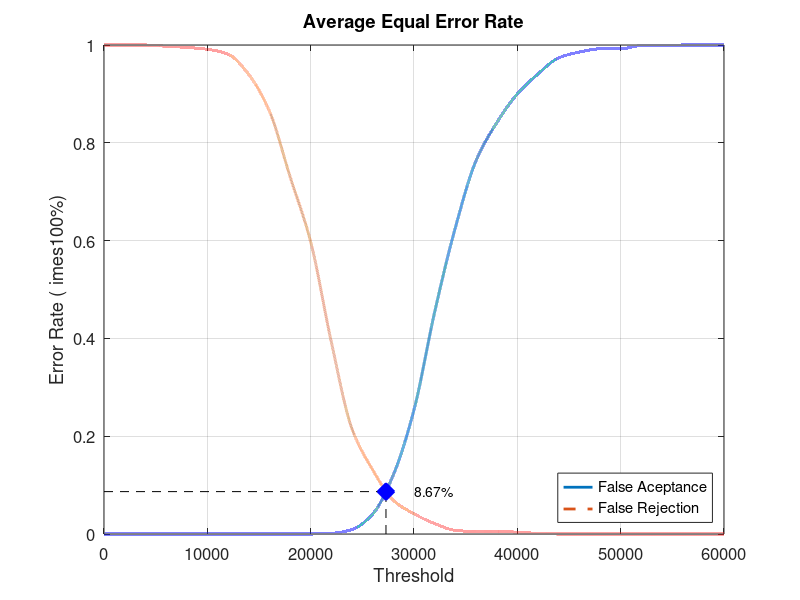
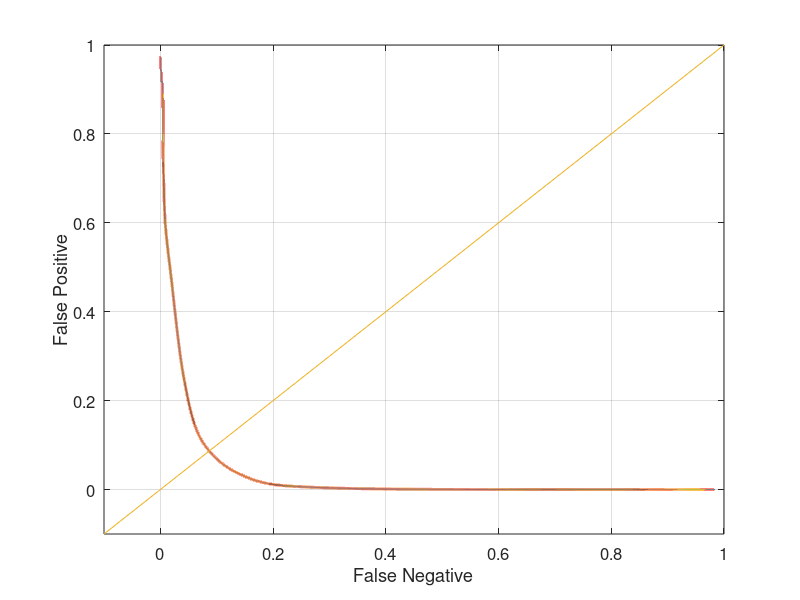

The MATLAB script that drew these images, in order:
close all;
clear;
clc;
x = 0:2000:60000;
xq = 0:0.5:60000;

y0 = [0 0 0 0 0 0 0 0 0 0 0 0.00131579 0.00921053 0.0407895 0.121053 0.253947 0.453947 0.626316 0.763158 0.840789 0.9 0.940789 0.973684 0.985526 0.992105 0.992105 0.998684 0.998684 1 1 1]
yy0 = interp1(x, y0, xq, 'pchip');
y1 = [1 1 1 0.9975 0.995 0.99125 0.98125 0.94 0.865 0.73125 0.5975 0.3925 0.215 0.13125 0.06875 0.04125 0.02125 0.0075 0.005 0.005 0.00375 0.00125 0 0 0 0 0 0 0 0 0]
yy1 = interp1(x, y1, xq, 'pchip');

% Calculating EER: 
y2 = abs(y0 - y1);
find(y2 == min(y2))
yy2 = abs(yy0 - yy1);
xEER = find(yy2 == min(yy2));
xEERIndex = xq(xEER) % X-axis EER
yEER = yy0(xEER) % Y-axis EER

main = figure
plot(xq, yy0,'-','LineWidth', 2);	hold on
plot(xq, yy1,'--','LineWidth', 2);	hold on
plot([xEERIndex xEERIndex], [0 yEER], 'k--');	hold on
plot([0 xEERIndex], [yEER yEER], 'k--');	hold on
plot(xEERIndex, yEER, 'bx', 'LineWidth', 10);	hold on
text(xEERIndex + 10 * xEERIndex / 100, yEER, [num2str(round((10000 * yEER)) / 100) '%'])
legend('False Aceptance', 'False Rejection', 'Location', 'SouthEast')
xlabel('Threshold')
ylabel('Error Rate (	imes100%)')
title('Average Equal Error Rate')
set(gca, 'FontSize', 12)
axis([0 60000 0 1])
grid on

print(main, 'Experiment5AverageMain', '-dpng');
FNRxFPR = figure('Color', [1 1 1]);
plot(yy1, yy0, '-', yy1, yy0, 'LineWidth', 2);
hold on
y = -0.1:0.1:1
plot(y, y); 
set(gca, 'FontSize', 12)
xlabel('False Negative')
ylabel('False Positive')
axis([-0.1 1 -0.1 1])
set(gca, 'FontSize', 12)
grid on

print(FNRxFPR, 'Experiment5AverageFNRxFPR','-dpng');
